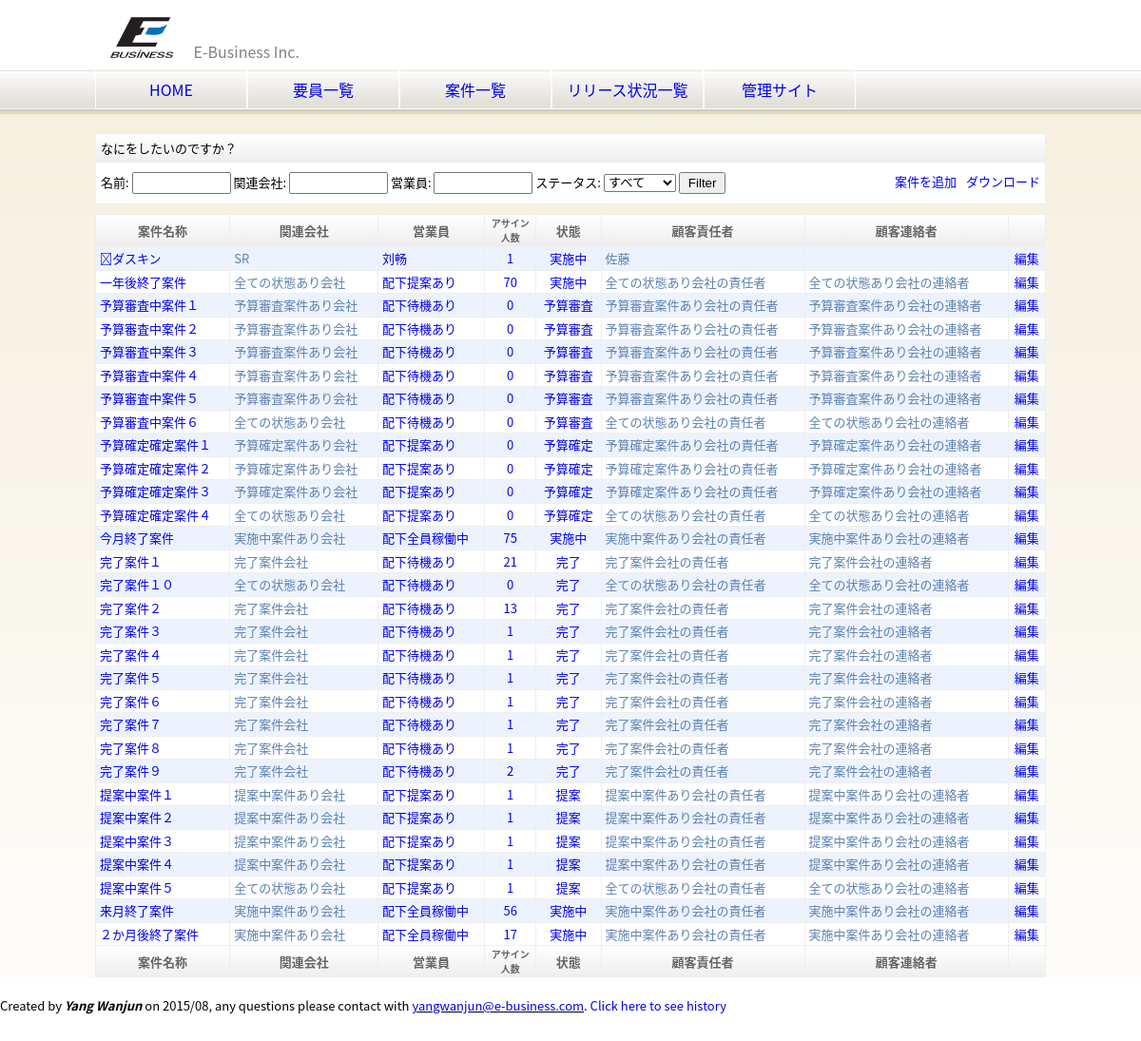
The page /eb/project_list.html on the database as committed earlier.
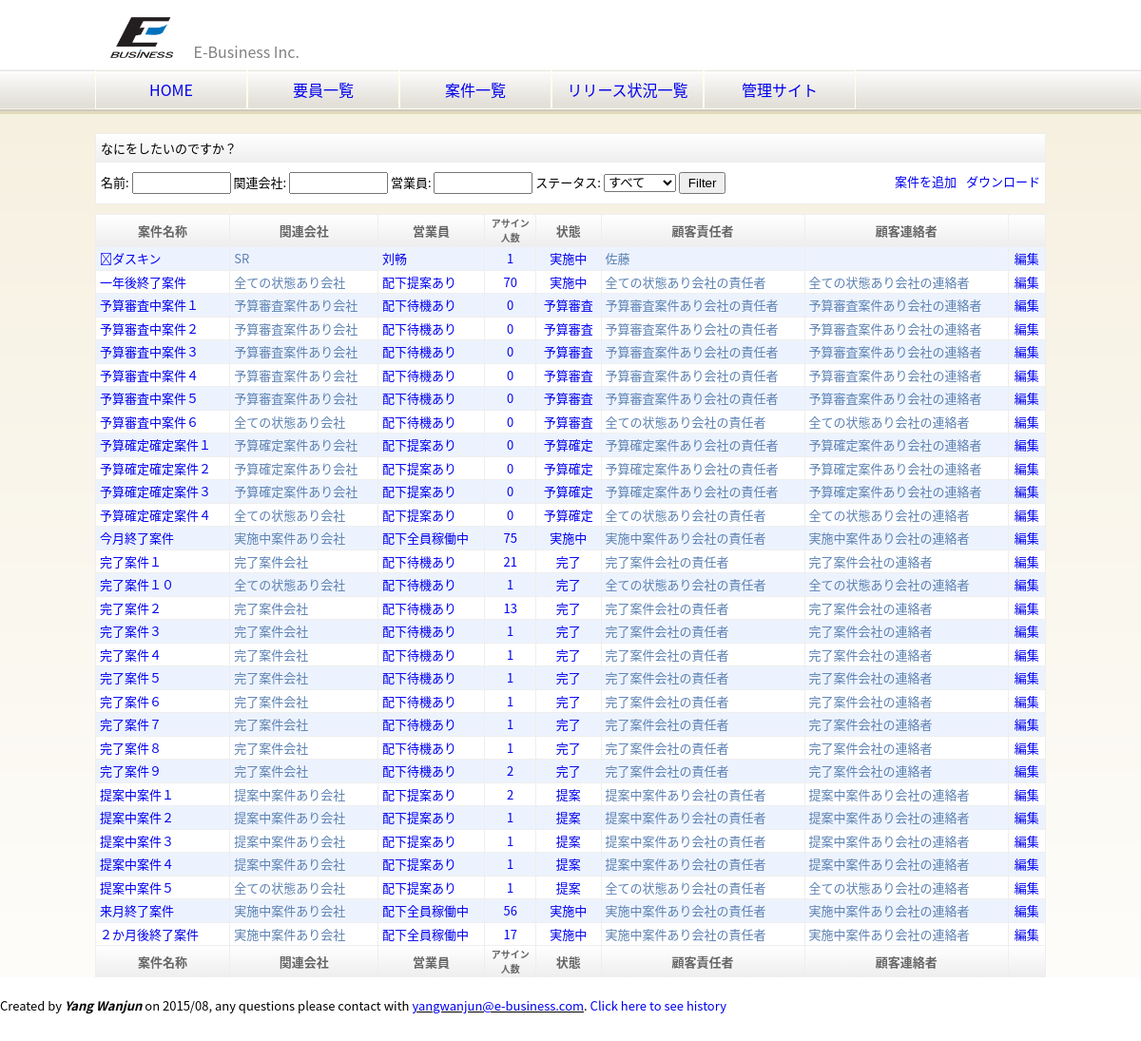
The same page on the database as committed later.
### eb/models.py (models this page shows, shortened)
class Project(models.Model):
    project_id = models.CharField(blank=False, null=False, unique=True, max_length=30, verbose_name=u"案件ID")
    name = models.CharField(blank=False, null=False, max_length=50, verbose_name=u"案件名称")
    description = models.TextField(blank=True, null=True, verbose_name=u"案件概要")
    skills = models.ManyToManyField(Skill, through='ProjectSkill', blank=True, null=True, verbose_name=u"スキル要求")
    start_date = models.DateField(blank=True, null=True, verbose_name=u"開始日")
    end_date = models.DateField(blank=True, null=True, verbose_name=u"終了日")
    address = models.CharField(blank=True, null=True, max_length=255, verbose_name=u"作業場所")
    status = models.ForeignKey(ProjectStatus, null=False, verbose_name=u"ステータス")
    client = models.ForeignKey(Client, blank=True, null=True, verbose_name=u"会社")
    boss = models.ForeignKey(ClientMember, blank=True, null=True, related_name="boss_set", verbose_name=u"案件責任者")
    middleman = models.ForeignKey(ClientMember, blank=True, null=True,
                                  related_name="middleman_set", verbose_name=u"案件連絡者")
    salesperson = models.ForeignKey(Salesperson, blank=True, null=True, verbose_name=u"営業員")
    members = models.ManyToManyField(Member, through='ProjectMember', blank=True, null=True)
    class Meta:
        ordering = ['name']
        verbose_name = verbose_name_plural = u"案件"
    def get_project_members(self):
        return self.projectmember_set.all()

class Client(models.Model):
    name = models.CharField(blank=False, null=False, max_length=30, verbose_name=u"会社名")
    japanese_spell = models.CharField(blank=True, null=True, max_length=30, verbose_name=u"フリカナ")
    president = models.CharField(blank=True, null=True, max_length=30, verbose_name=u"代表者名")
    found_date = models.DateField(blank=True, null=True, verbose_name=u"設立年月日")
    capital = models.BigIntegerField(blank=True, null=True, verbose_name=u"資本金")
    employee_count = models.IntegerField(blank=True, null=True, verbose_name=u"従業員数")
    sale_amount = models.BigIntegerField(blank=True, null=True, verbose_name=u"売上高")
    post_code = models.CharField(blank=True, null=True, max_length=8, verbose_name=u"郵便番号")
    address1 = models.CharField(blank=True, null=True, max_length=200, verbose_name=u"住所１")
    address2 = models.CharField(blank=True, null=True, max_length=200, verbose_name=u"住所２")
    tel = models.CharField(blank=True, null=True, max_length=15, verbose_name=u"電話番号")
    fax = models.CharField(blank=True, null=True, max_length=15, verbose_name=u"ファックス")
    payment_type = models.CharField(blank=True, null=True, max_length=2, verbose_name=u"支払方法")
    payment_day = models.CharField(blank=True, null=True, max_length=2, verbose_name=u"支払日")
    comment = models.TextField(blank=True, null=True, verbose_name=u"備考")
    created_date = models.DateTimeField(auto_now_add=True, default=datetime.datetime.now(), editable=False)
    updated_date = models.DateTimeField(auto_now=True, default=datetime.datetime.now(), editable=False)
    class Meta:
        ordering = ['name']
        verbose_name = verbose_name_plural = u"取引先"

class Salesperson(models.Model):
    employee_id = models.CharField(blank=False, null=False, unique=True, max_length=30, verbose_name=u"社員ID")
    name = models.CharField(blank=False, null=False, max_length=30, verbose_name=u"名前")
    email = models.EmailField(blank=False, null=False, verbose_name=u"メールアドレス")
    phone = models.CharField(blank=True, null=True, max_length=11, verbose_name=u"電話番号")
    section = models.ForeignKey(Section, verbose_name=u"部署")
    company = models.ForeignKey(Company, blank=False, null=False, verbose_name=u"会社")
    class Meta:
        ordering = ['name']
        verbose_name = verbose_name_plural = u"営業員"
    def __unicode__(self):
        return self.name

class ProjectStatus(models.Model):
    name = models.CharField(blank=False, null=False, max_length=10, verbose_name=u"状態")
    class Meta:
        verbose_name = verbose_name_plural = u"案件状態"

class ClientMember(models.Model):
    name = models.CharField(blank=False, null=False, max_length=30, verbose_name=u"名前")
    email = models.EmailField(blank=False, null=False, verbose_name=u"メールアドレス")
    phone = models.CharField(blank=True, null=True, max_length=11, verbose_name=u"電話番号")
    client = models.ForeignKey(Client, blank=False, null=False, verbose_name=u"所属会社")
    class Meta:
        ordering = ['name']
        verbose_name = verbose_name_plural = u"お客様"

### eb/views.py (the view)
def project_list(request):
    status = request.GET.get('status', None)
    name = request.GET.get('name', None)
    client = request.GET.get('client', None)
    salesperson = request.GET.get('salesperson', None)
    download = request.GET.get('download', None)
    params = ""
    if status:
        projects = Project.objects.filter(status__name=status)
        params += "&status=%s" % (status,)
    else:
        projects = Project.objects.all()
    if name:
        projects = projects.filter(name__contains=name)
        params += "&name=%s" % (name,)
    if client:
        projects = [project for project in projects if client in project.client.name]
        params += "&client=%s" % (client,)
    if salesperson:
        projects = [project for project in projects if project.salesperson and salesperson in project.salesperson.name]
        params += "&salesperson=%s" % (salesperson,)
    if download == "download":
        output = io.BytesIO()
        wb = xlwt.Workbook()
        is_save = False
        for project in projects:
            project_members = project.projectmember_set.all()  # start_date__lte=now, end_date__gte=now
            if project_members.count() > 0:
                is_save = True
                ws = wb.add_sheet(project.name)
                ws.write(2, 1, u"案件名称")
                ws.write(2, 2, project.name)
                ws.write(2, 3, u"関連会社")
                ws.write(2, 4, project.client.name)
                ws.write(3, 1, u"営業員")
                ws.write(3, 2, project.salesperson.name)
                ws.write(4, 1, u"顧客責任者")
                ws.write(4, 2, project.boss.name)
                ws.write(4, 3, u"顧客連絡者")
                ws.write(4, 4, project.middleman.name)
                ws.write(5, 1, u"案件概要")
                ws.write(5, 2, project.description)
                ws.write(9, 1, u"名前")
                ws.write(9, 2, u"開始日")
                ws.write(9, 3, u"終了日")
                ws.write(9, 4, u"単価")
                for i, project_member in enumerate(project_members):
                    ws.write(i + 10, 1, project_member.member.name)
                    if project_member.start_date:
                        ws.write(i + 10, 2, project_member.start_date.strftime("%Y-%m-%d"))
                    if project_member.end_date:
                        ws.write(i + 10, 3, project_member.end_date.strftime("%Y-%m-%d"))
                    ws.write(i + 10, 4, project_member.price)
        if is_save:
            wb.save(output)
        filename = "案件情報_%s.xls" % (datetime.datetime.now().strftime("%Y%m%d_%H%M%S"),)
        response = HttpResponse(output.getvalue(), content_type="application/excel")
        response['Content-Disposition'] = "filename=" + filename
        return response
    else:
        project_status = ProjectStatus.objects.all()
        context = RequestContext(request, {
            'company': company,
            'title': u'案件一覧',
            'projects': projects,
            'params': params,
            'project_status': project_status,
        })
        template = loader.get_template('project_list.html')
        return HttpResponse(template.render(context))

### eb/templates/project_list.html (shortened to what this page needs)
{% extends "base.html" %}
{% block content %}
    <div class="dashboard">
        <div class="dashboard-title">なにをしたいのですか？</div>
        <form action="{% url 'project_list' %}" method="get">
            <span>名前: </span><input type="text" id="name" name="name" style="width: 100px;"/>
            <span>関連会社: </span><input type="text" id="client" name="client" style="width: 100px;"/>
            <span>営業員: </span><input type="text" id="salesperson" name="salesperson" style="width: 100px;"/>
            <span>ステータス: </span>
            <select id="status" name="status">
                <option value="">すべて</option>
            </select>
            <input type="submit" value="Filter" />
            <a href="?download=download{{ params }}" target="_blank" class="button">ダウンロード</a>
            <a href="/admin/eb/project/add/" target="_blank" class="button">案件を追加</a>
        </form>
    </div>
    <table class="list" cellpadding="0" cellspacing="0">
        <thead>
            <tr>
                <th><div class="sortoptions"></div><div class="text">案件名称</div><div class="clear"></div></th>
                <th>関連会社</th>
                <th>営業員</th>
                <th style="width: 45px; font-size: 10px;">アサイン<br/>人数</th>
                <th>状態</th>
                <th>顧客責任者</th>
                <th>顧客連絡者</th>
                <th></th>
            </tr>
        </thead>
        <tbody>
            {% if projects %}
                {% for project in projects %}
                    <tr class="{% cycle 'row1' 'row2' %}">
                        <td><a href="{% url 'project_detail' project.project_id %}">{{ project.name }}</a></td>
                        <td>{{ project.client.name }}</td>
                        <td>
                            {% if project.salesperson %}
                                <a href="?salesperson={{ project.salesperson }}">{{ project.salesperson }}</a>
                            {% endif %}
                        </td>
                        <td class="center"><a href="{% url 'project_members' project.project_id %}">{{ project.get_project_members.count }}</a></td>
                        <td class="center"><a href="?status={{ project.status.name }}">{{ project.status.name }}</a></td>
                        <td>{{ project.boss.name }}</td>
                        <td>{{ project.middleman.name }}</td>
                        <td class="center"><a href="/admin/eb/project/{{ project.id }}/" target="_blank">編集</a></td>
                    </tr>
                {% endfor %}
            {% else %}
                <tr class="row2"><td class="center red" colspan="9">該当する案件がありません。</td></tr>
            {% endif %}
        </tbody>
        <tfoot>
            <tr>
                <th>案件名称</th>
                <th>関連会社</th>
                <th>営業員</th>
                <th style="width: 45px; font-size: 10px;">アサイン<br/>人数</th>
                <th>状態</th>
                <th>顧客責任者</th>
                <th>顧客連絡者</th>
                <th></th>
            </tr>
        </tfoot>
    </table>
{% endblock %}

Rows that differ between the two databases and show on the page:
changed Project "完了案件１０": get_project_members.count "0" → "1"
computed for Project "提案中案件１": get_project_members.count "1" → "2"
